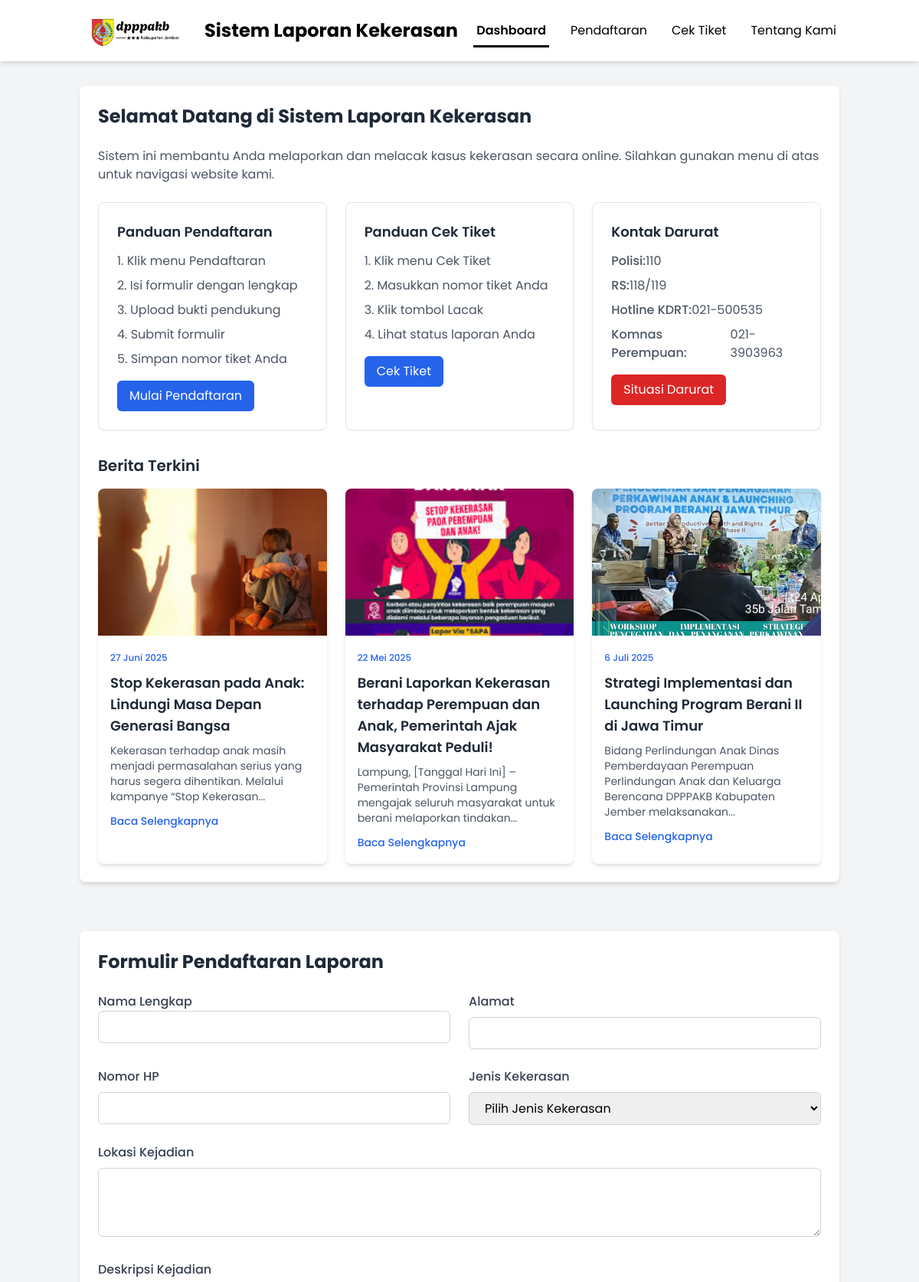
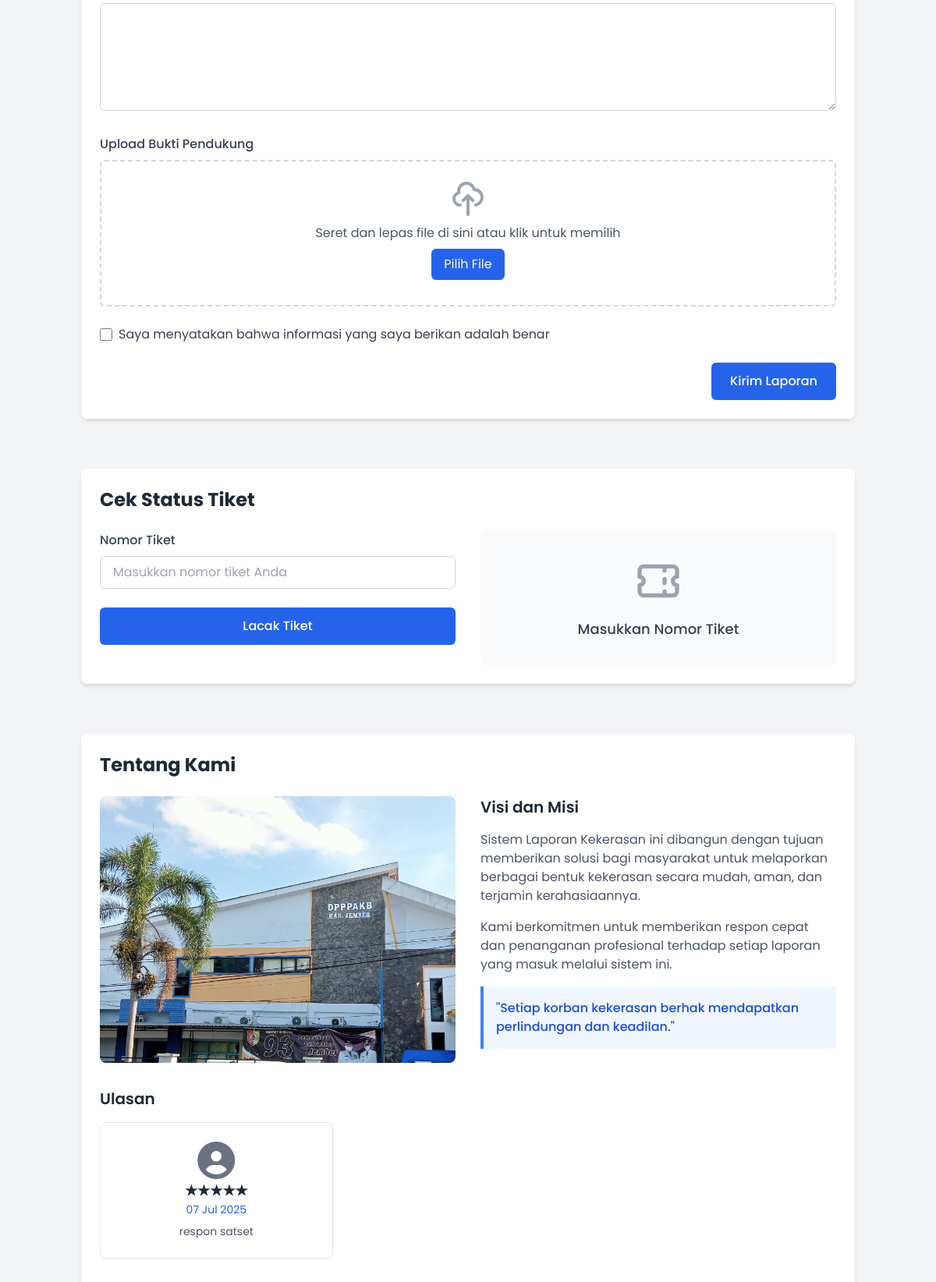
The page /pengaduan.php (upper part) on the database its author committed (2 pictures, top to bottom).
### tables this page shows
CREATE TABLE `berita`  (
  `id_berita` int(11) NOT NULL AUTO_INCREMENT,
  `penulis` varchar(255) NOT NULL,
  `judul` varchar(255) NOT NULL,
  `tanggal` date NOT NULL,
  `gambar` varchar(255) NOT NULL,
  `isi` text NOT NULL,
  PRIMARY KEY (`id_berita`) USING BTREE
);

CREATE TABLE `ulasan`  (
  `id_ulasan` int(11) NOT NULL AUTO_INCREMENT,
  `id_pengaduan` int(11) NULL DEFAULT NULL,
  `rating` int(11) NOT NULL,
  `ulasan` text NULL,
  `tanggal_ulasan` timestamp(0) NOT NULL DEFAULT current_timestamp(),
  `nama` varchar(255) NULL DEFAULT NULL,
  PRIMARY KEY (`id_ulasan`) USING BTREE,
  INDEX `fk_id`(`id_pengaduan`) USING BTREE,
  INDEX `fk_pengaduan`(`nama`) USING BTREE,
  CONSTRAINT `fk_id` FOREIGN KEY (`id_pengaduan`) REFERENCES `pengaduan` (`id_pengaduan`) ON DELETE CASCADE ON UPDATE CASCADE,
  CONSTRAINT `fk_pengaduan` FOREIGN KEY (`nama`) REFERENCES `pengaduan` (`nama`) ON DELETE CASCADE ON UPDATE CASCADE
);

### pengaduan.php (the view, shortened to what this page needs)
<?php
$koneksi = new mysqli("localhost", "root", "", "pkl");
    $queryTerbaru = "SELECT * FROM berita ORDER BY id_berita DESC LIMIT 3";
    $resultTerbaru = mysqli_query($koneksi, $queryTerbaru);
function formatTanggalIndoLengkap($tanggalWaktu) {
    $bulan = [
        1 => 'Januari', 'Februari', 'Maret', 'April', 'Mei', 'Juni',
        'Juli', 'Agustus', 'September', 'Oktober', 'November', 'Desember'
    ];
    $parts = explode(' ', $tanggalWaktu);
    $tanggal = $parts[0];
    $jam = isset($parts[1]) ? $parts[1] : '';
    $pecah = explode('-', $tanggal);
    $tanggalFormatted = intval($pecah[2]) . ' ' . $bulan[intval($pecah[1])] . ' ' . $pecah[0];
    return $jam ? $tanggalFormatted . ' ' . $jam : $tanggalFormatted;
}
?>
<!DOCTYPE html>
<html lang="id">
<head>
    <script src="https://cdn.tailwindcss.com"></script>
    <link href="https://cdnjs.cloudflare.com/ajax/libs/font-awesome/6.5.0/css/all.min.css" rel="stylesheet">
     <link rel="stylesheet" href="https://cdnjs.cloudflare.com/ajax/libs/font-awesome/6.4.0/css/all.min.css">
</head>
<body class="bg-gray-100">
    <header class="fixed top-0 left-0 w-full z-50 bg-white shadow-md">
        <div class="container mx-auto px-4 py-4 flex justify-between items-center">
            <div class="flex items-center space-x-2">
                <img src="image\hitam.jpg" alt="Logo Sistem Laporan Kekerasan dengan simbol perisai berwarna biru" class="h-12 w-26">
                <h1 class="text-2xl font-bold text-dark">Sistem Laporan Kekerasan</h1>
            </div>
            <nav>
                <ul class="flex space-x-6">
                    <li><a href="#dashboard" class="nav-link active py-2 px-1 text-dark  transition">Dashboard</a></li>
                    <li><a href="#pendaftaran" class="nav-link py-2 px-1 text-dark transition">Pendaftaran</a></li>
                    <li><a href="#cek-tiket" class="nav-link py-2 px-1 text-dark transition">Cek Tiket</a></li>
                    <li><a href="#about" class="nav-link py-2 px-1 text-dark transition">Tentang Kami</a></li>
                </ul>
            </nav>
        </div>
    </header>
    <main class="container mx-auto px-4 py-8 mt-20">
        <section id="dashboard" class="mb-16 scroll-mt-32">
            <div class="bg-white rounded-lg shadow-md p-6 mb-8">
                <div class="flex justify-between items-center mb-6">
                    <h2 class="text-2xl font-bold text-gray-800">Selamat Datang di Sistem Laporan Kekerasan</h2>
                </div>
                <p class="text-gray-600 mb-6">
                    Sistem ini membantu Anda melaporkan dan melacak kasus kekerasan secara online.
                    Silahkan gunakan menu di atas untuk navigasi website kami.
                </p>
                <div class="grid md:grid-cols-3 gap-6 mb-8">
                    <div class="bg-white border border-gray-200 rounded-lg p-6 shadow-sm">
                        <h3 class="text-lg font-semibold mb-3 text-gray-800">Panduan Pendaftaran</h3>
                        <ol class="list-decimal list-inside text-gray-600 space-y-2">
                            <li>Klik menu Pendaftaran</li>
                            <li>Isi formulir dengan lengkap</li>
                            <li>Upload bukti pendukung</li>
                            <li>Submit formulir</li>
                            <li>Simpan nomor tiket Anda</li>
                        </ol>
                        <a href="#pendaftaran" class="mt-4 inline-block bg-blue-600 text-white px-4 py-2 rounded-md hover:bg-blue-700 transition">Mulai Pendaftaran</a>
                    </div>
                    <div class="bg-white border border-gray-200 rounded-lg p-6 shadow-sm">
                        <h3 class="text-lg font-semibold mb-3 text-gray-800">Panduan Cek Tiket</h3>
                        <ol class="list-decimal list-inside text-gray-600 space-y-2">
                            <li>Klik menu Cek Tiket</li>
                            <li>Masukkan nomor tiket Anda</li>
                            <li>Klik tombol Lacak</li>
                            <li>Lihat status laporan Anda</li>
                        </ol>
                        <a href="#cek-tiket" class="mt-4 inline-block bg-blue-600 text-white px-4 py-2 rounded-md hover:bg-blue-700 transition">Cek Tiket</a>
                    </div>
                    <div class="bg-white border border-gray-200 rounded-lg p-6 shadow-sm">
                        <h3 class="text-lg font-semibold mb-3 text-gray-800">Kontak Darurat</h3>
                        <ul class="text-gray-600 space-y-2">
                            <li class="flex items-center"><span class="font-medium">Polisi:</span> 110</li>
                            <li class="flex items-center"><span class="font-medium">RS:</span> 118/119</li>
                            <li class="flex items-center"><span class="font-medium">Hotline KDRT:</span> 021-500535</li>
                            <li class="flex items-center"><span class="font-medium">Komnas Perempuan:</span> 021-3903963</li>
                        </ul>
                        <button class="mt-4 bg-red-600 text-white px-4 py-2 rounded-md hover:bg-red-700 transition">Situasi Darurat</button>
                    </div>
                </div>
                <div>
    <h3 class="text-xl font-semibold mb-4 text-gray-800">Berita Terkini</h3>
    <div class="grid md:grid-cols-3 gap-6">
        <?php while ($row = mysqli_fetch_assoc($resultTerbaru)) : ?>
            <?php
                        $words = explode(' ', strip_tags($row['isi']));
        $isi_pendek = implode(' ', array_slice($words, 0, 15));
            ?>
            <div class="news-card bg-white rounded-lg shadow-md overflow-hidden transition duration-300">
                <img src="image_berita/<?php echo htmlspecialchars($row['gambar']); ?>" alt="Demonstrasi masyarakat menentang kekerasan dengan spanduk besar di jalanan" class="w-full h-48 object-cover">
                <div class="p-4">
                    <span class="text-xs text-blue-600 font-medium">
                        <?= formatTanggalIndoLengkap($row['tanggal']); ?>
                    </span>
                    <h4 class="text-lg font-semibold mt-2 mb-2 text-gray-800"><?php echo htmlspecialchars($row['judul']); ?></h4>
                    <p class="text-gray-600 text-sm">
                        <?= htmlspecialchars($isi_pendek); ?>...
                    </p>
                    <a href="detail_berita.php?id=<?php echo $row['id_berita']; ?>" class="text-blue-600 text-sm font-medium mt-3 inline-block hover:underline">Baca Selengkapnya</a>
                </div>
            </div>
        <?php endwhile; ?>
    </div>
</div>
            </div>
        </section>
        <section id="pendaftaran" class="mb-16 scroll-mt-32">
            <div class="bg-white rounded-lg shadow-md p-6">
                <h2 class="text-2xl font-bold text-gray-800 mb-6">Formulir Pendaftaran Laporan</h2>
                <form action="proses_pengaduan.php" method="POST" enctype="multipart/form-data" class="space-y-6">
                    <div class="grid md:grid-cols-2 gap-6">
                        <div>
                            <label for="nama" class="block text-gray-700 font-medium mb/2">Nama Lengkap</label>
                            <input type="text" id="nama" name="nama" class="w-full form-input px-4 py-2 border border-gray-300 rounded-md focus:outline-none focus:border-blue-500 transition">
                        </div>
                        <div>
                            <label for="alamat" class="block text-gray-700 font-medium mb-2">Alamat</label>
                            <input type="text" id="alamat" name="alamat" class="w-full form-input px-4 py-2 border border-gray-300 rounded-md focus:outline-none focus:border-blue-500 transition">
                        </div>
                    </div>
                    <div class="grid md:grid-cols-2 gap-6">
                        <div>
                            <label for="no_hp" class="block text-gray-700 font-medium mb-2">Nomor HP</label>
                            <input type="tel" id="no_hp" name="no_hp" required class="w-full form-input px-4 py-2 border border-gray-300 rounded-md focus:outline-none focus:border-blue-500 transition">
                        </div>
                        <div>
                            <label for="kategori" class="block text-gray-700 font-medium mb-2">Jenis Kekerasan</label>
                            <select id="kategori" name="kategori" class="w-full form-input px-4 py-2 border border-gray-300 rounded-md focus:outline-none focus:border-blue-500 transition">
                                <option value="">Pilih Jenis Kekerasan</option>
                            </select>
                        </div>
                    </div>
                    <div>
                        <label for="tempat_kejadian" class="block text-gray-700 font-medium mb-2">Lokasi Kejadian</label>
                        <textarea id="tempat_kejadian" name="tempat_kejadian" rows="3" class="w-full form-input px-4 py-2 border border-gray-300 rounded-md focus:outline-none focus:border-blue-500 transition"></textarea>
                    </div>
                    <div>
                        <label for="laporan" class="block text-gray-700 font-medium mb-2">Deskripsi Kejadian</label>
                        <textarea id="laporan" name="laporan" rows="5" class="w-full form-input px-4 py-2 border border-gray-300 rounded-md focus:outline-none focus:border-blue-500 transition"></textarea>
                    </div>
                    <div>
                        <label class="block text-gray-700 font-medium mb-2">Upload Bukti Pendukung</label>
                    <div class="border-2 border-dashed border-gray-300 rounded-md p-6 text-center relative">
                        <svg xmlns="http://www.w3.org/2000/svg" class="h-12 w-12 mx-auto text-gray-400" fill="none" viewBox="0 0 24 24" stroke="currentColor">
                            <path stroke-linecap="round" stroke-linejoin="round" stroke-width="2"
                                d="M7 16a4 4 0 01-.88-7.903A5 5 0 1115.9 6L16 6a5 5 0 011 9.9M15 13l-3-3m0 0l-3 3m3-3v12" />
                        </svg>
                        <p class="mt-2 text-gray-600">Seret dan lepas file di sini atau klik untuk memilih</p>
                        <button type="button" onclick="document.getElementById('bukti').click()" class="mt-2 bg-blue-600 text-white px-4 py-2 rounded-md hover:bg-blue-700 transition">
                            Pilih File
                        </button>
                    </div>
                    </div>
                    <div class="flex items-center">
                        <input type="checkbox" id="persetujuan" name="persetujuan" required class="w-4 h-4 text-blue-600 border-gray-300 rounded focus:ring-blue-500">
                        <label for="persetujuan" class="ml-2 text-gray-700">Saya menyatakan bahwa informasi yang saya berikan adalah benar</label>
                    </div>
                    <div class="flex justify-end">
                        <button type="submit" class="bg-blue-600 text-white px-6 py-3 rounded-md hover:bg-blue-700 transition font-medium">Kirim Laporan</button>
                    </div>
                </form>
            </div>
        </section>
        <section id="cek-tiket" class="mb-16 scroll-mt-32">
            <div class="bg-white rounded-lg shadow-md p-6">
                <h2 class="text-2xl font-bold text-gray-800 mb-6">Cek Status Tiket</h2>
                <div class="grid md:grid-cols-2 gap-8">
                    <div>
                        <form id="ticketForm" class="space-y-6">
                            <div>
                                <label for="no_tiket" class="block text-gray-700 font-medium mb-2">Nomor Tiket</label>
                                <input type="text" id="no_tiket" name="no_tiket" required placeholder="Masukkan nomor tiket Anda" class="w-full form-input px-4 py-2 border border-gray-300 rounded-md focus:outline-none focus:border-blue-500 transition">
                            </div>
                            <button type="submit" class="w-full bg-blue-600 text-white px-4 py-3 rounded-md hover:bg-blue-700 transition font-medium">Lacak Tiket</button>
                        </form>
                    </div>
                    <div id="ticketPlaceholder" class="flex items-center justify-center bg-gray-50 rounded-lg h-full">
                        <div class="text-center p-8">
                            <h3 class="text-lg font-medium text-gray-700 mt-4">Masukkan Nomor Tiket</h3>
                        </div>
                    </div>
                </div>
            </div>
        </section>
        <section id="about" class="mb-16 scroll-mt-32">
            <div class="bg-white rounded-lg shadow-md p-6">
                <h2 class="text-2xl font-bold text-gray-800 mb-6">Tentang Kami</h2>
                <div class="grid md:grid-cols-2 gap-8 mb-8">
                    <div>
                        <img src="image\kantor.jpg"  alt="Tim profesional kami sedang bekerja di kantor yang modern dengan peralatan komputer lengkap" class="w-full rounded-lg">
                    </div>
                    <div>
                        <h3 class="text-xl font-semibold text-gray-800 mb-4">Visi dan Misi</h3>
                        <p class="text-gray-600 mb-4">
                            Sistem Laporan Kekerasan ini dibangun dengan tujuan memberikan solusi bagi masyarakat untuk melaporkan berbagai bentuk kekerasan secara mudah, aman, dan terjamin kerahasiaannya.
                        </p>
                        <p class="text-gray-600 mb-4">
                            Kami berkomitmen untuk memberikan respon cepat dan penanganan profesional terhadap setiap laporan yang masuk melalui sistem ini.
                        </p>
                        <div class="bg-blue-50 border-l-4 border-blue-500 p-4 rounded-r">
                            <p class="text-blue-700 font-medium">"Setiap korban kekerasan berhak mendapatkan perlindungan dan keadilan."</p>
                        </div>
                    </div>
                </div>
                <h3 class="text-xl font-semibold text-gray-800 mb-4">Ulasan</h3>
                <?php
                $queryUlasan = "SELECT rating, ulasan, tanggal_ulasan FROM ulasan ORDER BY tanggal_ulasan DESC LIMIT 3";
                $resultUlasan = mysqli_query($koneksi, $queryUlasan);
                  ?>
                <div class="grid md:grid-cols-3 gap-6">
                    <?php while ($row = mysqli_fetch_assoc($resultUlasan)) : ?>
    <div class="bg-white border border-gray-200 rounded-lg p-6 shadow-sm text-center">
             <i class="fa fa-user-circle text-5xl text-gray-500 " class="w-24 h-24 rounded-full mx-auto mb-4" aria-hidden="true"></i>
        <h4 class="text-lg font-semibold text-gray-800">
            <?= str_repeat('★', $row['rating']) . str_repeat('☆', 5 - $row['rating']); ?>
        </h4>
        <p class="text-blue-600 text-sm mb-2">
            <?= date('d M Y', strtotime($row['tanggal_ulasan'])); ?>
        </p>
        <p class="text-gray-600 text-sm">
            <?= htmlspecialchars($row['ulasan']); ?>
        </p>
    </div>
<?php endwhile; ?>
                </div>
            </div>
        </section>
    </main>
</body>
</html>

### pengaduan.php (style rules this page uses)
body { font-family: 'Poppins', sans-serif; }
.nav-link.active { border-bottom: 3px solid black; font-weight: 600; }

### rows shown on the page
berita: gambar (picture), tanggal "27 Juni 2025", judul "Stop Kekerasan pada Anak: Lindungi Masa Depan Generasi Bangsa", isi_pendek "Kekerasan terhadap anak masih menjadi permasalahan serius yang harus segera dihentikan. Melalui kampanye “Stop Kekerasan"
berita: gambar (picture), tanggal "22 Mei 2025", judul "Berani Laporkan Kekerasan terhadap Perempuan dan Anak, Pemerintah Ajak Masyarakat Peduli!", isi_pendek "Lampung, [Tanggal Hari Ini] – Pemerintah Provinsi Lampung mengajak seluruh masyarakat untuk berani melaporkan tindakan"
berita: gambar (picture), tanggal "6 Juli 2025", judul "Strategi Implementasi dan Launching Program Berani II di Jawa Timur", isi_pendek "Bidang Perlindungan Anak Dinas Pemberdayaan Perempuan Perlindungan Anak dan Keluarga Berencana DPPPAKB Kabupaten Jember melaksanakan"
ulasan: rating "★★★★★", tanggal_ulasan "07 Jul 2025", ulasan "respon satset"
